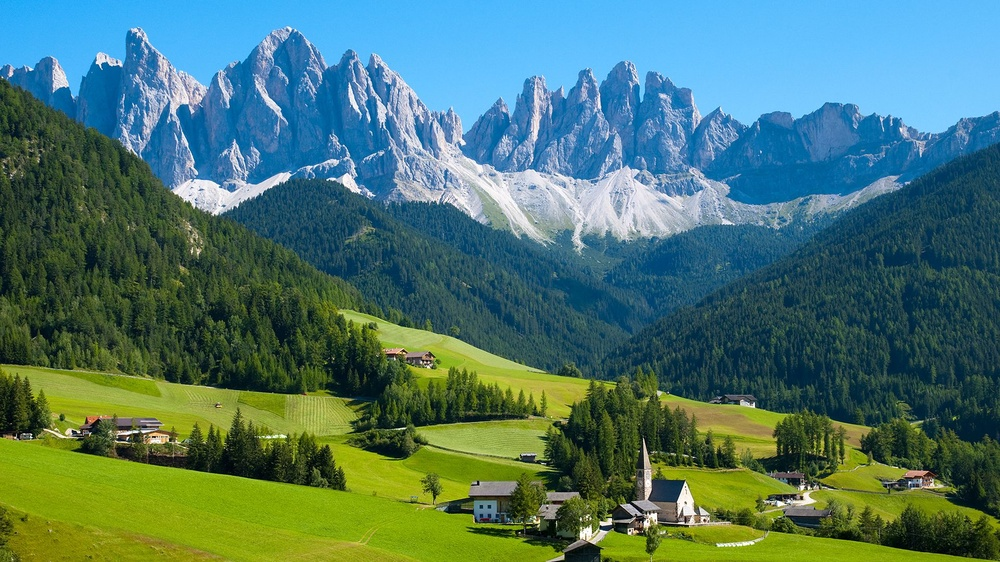
//> input picture CartoonGAN/images/caynui.jpg, 1000 x 562 px, shrunk from 1920 x 1080 before the run
$ ./Toonify   (built with g++ and OpenCV 4)
//> lines starting //> are read from the running program, lines starting //| are printed output that depends on the picture
#include <opencv2/opencv.hpp>
#include <opencv2/photo.hpp>
#include <vector>
#include <stack>
#include <map>
#include <cassert>
#include <limits>

using namespace cv;
using namespace std;

struct lessVec3b {
	bool operator()(Vec3b const& lhs, Vec3b const& rhs) const {
		return (lhs[2] != rhs[2]) ? (lhs[2] < rhs[2]) : ((lhs[1] != rhs[1]) ? (lhs[1] < rhs[1]) : (lhs[0] < rhs[0]));
	}
};

typedef map<Vec3b, uint64_t, lessVec3b> map_type;

void reduce_colors_kmeans(Mat3b const& src, Mat3b& dst, int num_colors, vector<int>& labels, Mat1f& colors, map_type& palette) { // Giảm số màu trên từng vùng
	int n = src.rows * src.cols;
	Mat data = src.reshape(1, n);
	data.convertTo(data, CV_32F);

	labels.reserve(n);
	kmeans(data, num_colors, labels, TermCriteria(), 1, KMEANS_PP_CENTERS, colors);

	for (int i = 0; i < n; i++) {
		int label = labels[i];
		data.at<float>(i, 0) = colors(label, 0);
		data.at<float>(i, 1) = colors(label, 1);
		data.at<float>(i, 2) = colors(label, 2);
		Vec3b color(colors(label, 0), colors(label, 1), colors(label, 2));
		auto it = palette.find(color);
		if (it == palette.end()) palette[color] = 1;
		else palette[color]++;
	}
	Mat reduced = data.reshape(3, src.rows);
	reduced.convertTo(dst, CV_8U);
}

void print_color_numbers(Mat3b& dst, int rows, int cols, vector<int> const& labels, vector<Point2f> const& centroids, Mat1f const& colors, map_type& palette) { // Xác định và tìm màu trong pallete, đánh số màu tương ứng với mỗi vùng
	static const float font_scale = 1.0;
	static const float thickness = 0.5;

	assert(labels.size() == centroids.size());

	static const size_t step = 1;
	for (size_t i = 0; i < centroids.size(); i += step) {
		if (i > centroids.size()) break;
		auto centroid = centroids[i];
		int label = labels[i];

		Vec3b color(colors(label, 0), colors(label, 1), colors(label, 2));

		auto it = palette.find(color);
		assert(it != palette.end());
		auto color_id = (*it).second;
		cout << "Region " << i << ": color_id " << color_id << endl;

		putText(dst, to_string(color_id), centroid, FONT_HERSHEY_PLAIN, font_scale, CV_RGB(255, 0, 0), thickness);
	}
}

void reshape2d(vector<int> const& labels, vector<vector<int>>& labels2d, int num_rows, int num_cols) {
	assert(labels.size() == num_rows * num_cols);
	labels2d.resize(num_rows, vector<int>());
	for (int i = 0; i != num_rows; i++) {
		labels2d[i].resize(num_cols);
		memcpy(&labels2d[i][0], &labels[i * num_cols], sizeof(int) * num_cols);
	}
}

bool is_valid(int r, int c, vector<vector<int>> const& labels2d) {
	return r >= 0 && r < labels2d.size() && c >= 0 && c < labels2d[0].size();
}

void visit(vector<vector<int>> const& labels2d, int r, int c, int label, vector<vector<bool>>& visited, vector<Point2f>& region) { // Duyệt DFS trên một vùng màu
	assert(r >= 0);
	assert(c >= 0);
	assert(r < labels2d.size());
	assert(c < labels2d[0].size());
	assert(labels2d[r][c] == label);

	if (visited[r][c]) return;

	stack<Point2f> st;
	vector<int> r_move = { -1, -1, -1, 0, 0, 1, 1, 1 };
	vector<int> c_move = { -1, 0, 1, -1, 1, -1, 0, 1 };
	st.emplace(r, c);

	while (!st.empty()) {
		auto point = st.top();
		st.pop();
		r = point.x;
		c = point.y;
		if (!visited[r][c]) {
			visited[r][c] = true;
			region.emplace_back(r, c);

			for (int i = 0; i < 8; i++) {
				if (is_valid(r + r_move[i], c + c_move[i], labels2d) && !visited[r + r_move[i]][c + c_move[i]] && labels2d[r + r_move[i]][c + c_move[i]] == label) {
					st.emplace(r + r_move[i], c + c_move[i]);
				}
			}
		}
	}
}

void visit(vector<vector<int>> const& labels2d, vector<vector<Point2f>>& regions) { // Tính tất cả các vùng màu
	int num_rows = labels2d.size();
	int num_cols = labels2d[0].size();

	vector<vector<bool>> visited(num_rows, vector<bool>(num_cols));

	for (int r = 0; r < num_rows; r++) {
		for (int c = 0; c < num_cols; c++) {
			vector<Point2f> region;
			int label = labels2d[r][c];
			visit(labels2d, r, c, label, visited, region); // Duyệt vùng màu cụ thể
			if (region.size() > 0) regions.push_back(region); // Thêm vào mảng regions
		}
	}
}

Point2f compute_centroid(vector<Point2f> const& region) {
	int K = 10;
	if (region.size() < K) K = region.size();
	const static int ITERATIONS = 3;
	vector<int> labels;
	vector<Point2f> centers;
	labels.reserve(region.size());
	kmeans(region, K, labels, TermCriteria(), ITERATIONS, KMEANS_PP_CENTERS, centers);

	vector<double> distances;
	distances.reserve(centers.size());

	for (auto p : centers) {
		double sum = 0.0;
		for (auto q : centers) {
			sum += norm(p - q);
			distances.push_back(sum);
		}
	}

	uint64_t index = min_element(distances.begin(), distances.end()) - distances.begin();
	assert(index < centers.size());
	auto center = centers[index];

	return { center.y, center.x };
}

// Sử dụng Canny để nhận diện nét
void auto_canny(Mat3b& src, Mat& canny, string const& filename) {
	Mat detected_edges;
	Canny(src, detected_edges, 1, 1, 3);
	canny = ~detected_edges;
}

int main() {
	string filename = "images\\caynui.jpg";
	int num_colors = 20;
	int blur_level = 21;
	Mat3b read = imread(filename);
//> read is the input picture: 562 rows x 1000 cols, CV_8UC3; mean B, G, R 107.8, 118.1, 76.5
	float scale_factor = 1.0;


	// Chỉnh lại kích cỡ ảnh theo scale factor
	Mat3b img;
	resize(read, img, Size(), scale_factor, scale_factor);


	// Làm mịn ảnh để giảm nhiễu
	Mat3b blurred;
	medianBlur(img, blurred, blur_level);
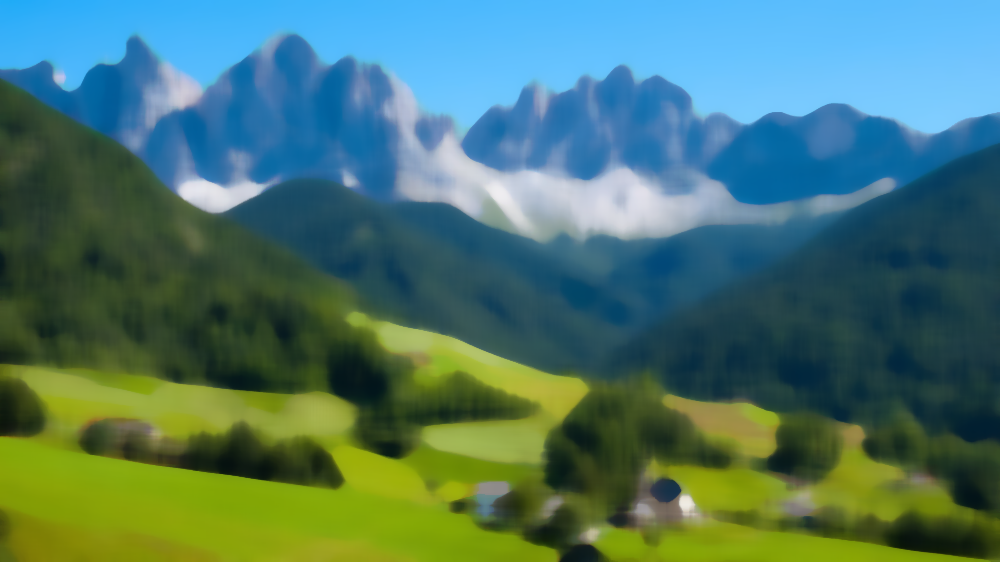
//> blurred: 562 rows x 1000 cols, CV_8UC3; mean B, G, R 106.1, 117.4, 75

	// Áp dụng bilateral filtering
	Mat3b filtered;
	bilateralFilter(blurred, filtered, 9, 17, 17);

	// giảm số lượng màu
	Mat3b reduced;
	vector<int> labels;
	Mat1f colors;
	map_type palette;
	reduce_colors_kmeans(filtered, reduced, num_colors, labels, colors, palette);
//> in reduce_colors_kmeans, `kmeans(data, num_colors, labels, TermCriteria(), 1, KMEANS_PP_CENTERS,..`: labels = 562000 items; colors = 20 rows, first 8: [128.7, 100.3, 47.4], [32, 58.72, 40.94], [252.7, 194.9, 105], [11.44, 163.6, 138], [105, 77.47, 23.87], [219.3, 207.9, 202.9], [60.42, 141, 136.2], [162, 104.3, 13.94]
//> the loop in reduce_colors_kmeans, `for (int i = 0; i < n; i++)` made 562000 passes
//> (label, color) on passes 1 to 3: (9, [250, 182, 71]), (9, [250, 182, 71]), (9, [250, 182, 71])
//> in reduce_colors_kmeans, `Mat reduced = data.reshape(3, src.rows);`:
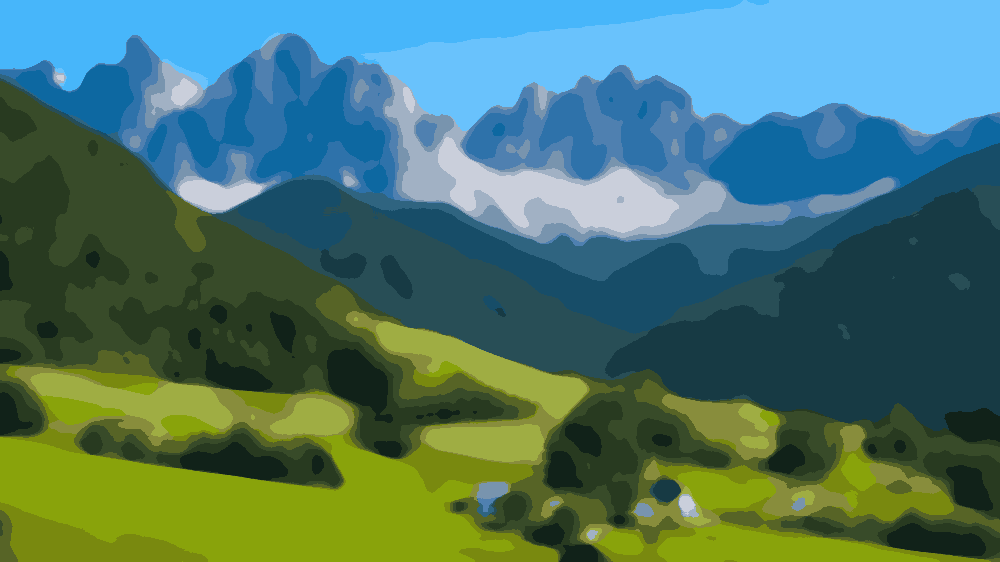
//> reduced: 562 rows x 1000 cols, CV_32FC3; mean B, G, R 105.9, 117.6, 74.7
//> labels = 562000 items; palette = 20 items

	// Tính toán thang màu
	static const double MIN_AREA = 0.1;
	cout << "Rows: " << img.rows << endl;
//| Rows: 562
	cout << "Cols: " << img.cols << endl;
//| Cols: 1000
	uint64_t area = img.rows * img.cols;

	uint64_t count = 0;
	for (auto& color : palette) {
		double color_area = (color.second * 100.0) / area;
		if (color_area > MIN_AREA) count++;
	}
//> this loop made 20 passes
//> color_area on passes 1 to 8: 5.06, 3.42, 9.73, 4.7, 8.25, 5.12, 4.59, 1.9
//> after the loop, count = 20

	static const uint64_t PALETTE_SIZE = 150;
	static const uint64_t OFFSET = 50;

	// In các màu tính được và gán id từng màu
	Mat3b palette_img(PALETTE_SIZE + OFFSET, count * PALETTE_SIZE);
//> palette_img: 200 rows x 3000 cols, CV_8UC3; every value is 0
	palette_img.setTo(Scalar(255, 255, 255));
//> palette_img: 200 rows x 3000 cols, CV_8UC3; every value is 255
	uint64_t id = 1;

	for (auto& color : palette) {
		double color_area = (color.second * 100.0) / area;
		if (color_area > MIN_AREA) {
			color.second = id;
			cout << "Color " << color.second << ": rgb(" << int(color.first[2]) << ", " << int(color.first[1]) << ", " << int(color.first[0]) << ")" << " \t - Area: " << color_area << "%" << endl;

			uint64_t base = (id - 1) * PALETTE_SIZE;
			for (uint64_t i = 0; i < PALETTE_SIZE; i++) {
				for (uint64_t j = 0; j < PALETTE_SIZE; j++) {
					palette_img.at<Vec3b>(j + OFFSET, base + i) = color.first;
				}
			}

			putText(palette_img, to_string(id), Point(base + PALETTE_SIZE / 2 - 10, OFFSET / 2 + 10), FONT_HERSHEY_PLAIN, 2, CV_RGB(0, 0, 0), 2);
			id += 1;
		}
	}
//> this loop made 20 passes
//> (color_area, base) on passes 2 to 9: (3.42, 150), (9.73, 300), (4.7, 450), (8.25, 600), (5.12, 750), (4.59, 900), (1.9, 1050), (9.39, 1200)
//> (printed output is left out)
//> pass 3, `putText(palette_img, to_string(id), Point(base + PALETTE_SIZE / 2 - 10..`:
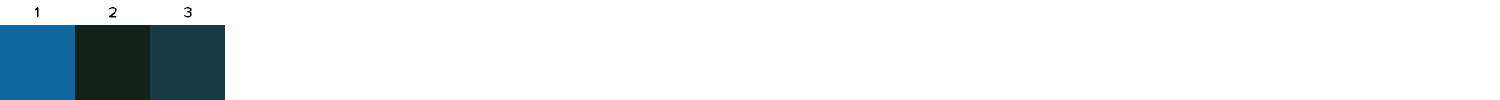
//> palette_img: 200 rows x 3000 cols, CV_8UC3 (shown at 1/2 size); mean B, G, R 235.7, 233.5, 228.2
//> after the loop:
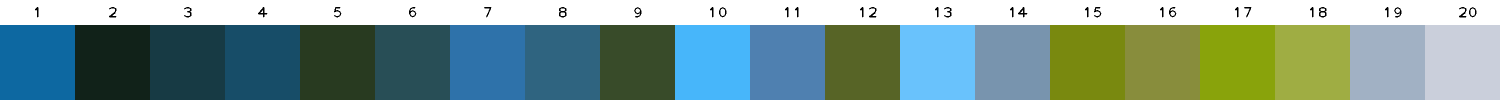
//> palette_img: 200 rows x 3000 cols, CV_8UC3 (shown at 1/2 size); mean B, G, R 147.6, 154.1, 125.4
//> after the loop, id = 21

	imwrite(filename + ".palette.jpeg", palette_img); // Ghi ra thang màu trong ảnh output

	vector<vector<int>> labels2d;
	reshape2d(labels, labels2d, img.rows, img.cols);
//> in reshape2d, `labels2d.resize(num_rows, vector<int>());`: labels2d = 562 items
//> labels2d = 562 items

	// Tính toán diện tích các vùng màu
	vector<vector<Point2f>> regions;
	visit(labels2d, regions);
//> in visit, `int num_rows = labels2d.size();`: num_rows = 562
//> in visit, `int num_cols = labels2d[0].size();`: num_cols = 1000
//> in visit, `vector<vector<bool>> visited(num_rows, vector<bool>(num_cols));`: visited = 562 items
//> after the loop in visit, `for (int r = 0; r < num_rows; r++)`: regions = 922 point lists
//> regions = 922 point lists
	cout << "Visit done!" << endl;

	// Nhận diện nét bằng Canny và hợp nhất thành kết quả
	Mat canny;
	auto_canny(reduced, canny, filename);
//> in auto_canny, `Canny(src, detected_edges, 1, 1, 3);`:
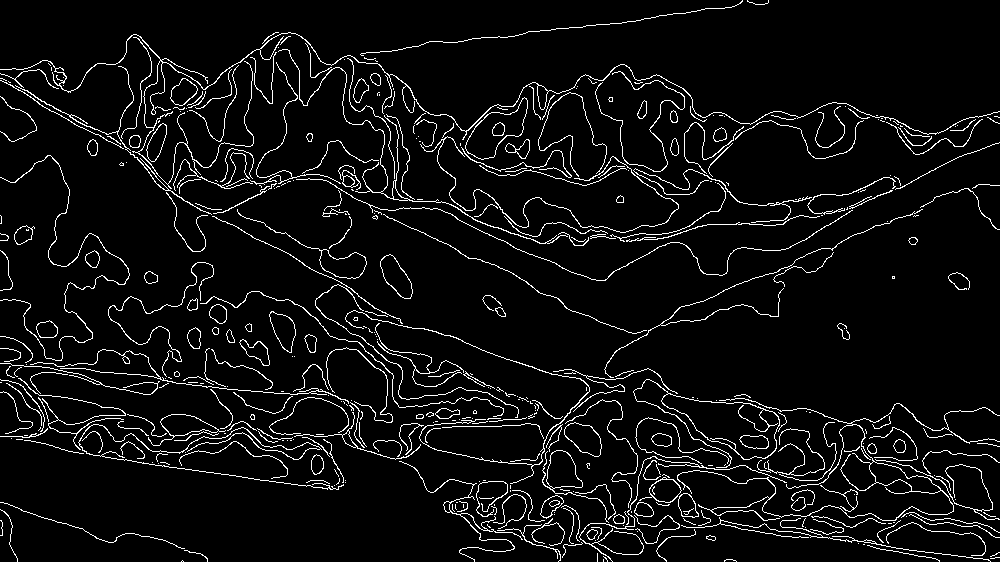
//> detected_edges: 562 rows x 1000 cols, CV_8UC1; 5.7% white in thin lines or dots
	imwrite(filename + ".canny.jpeg", canny); // Phiên bản nét của ảnh sau khi nhận diện bằng Canny
	imwrite(filename + ".toonified.jpeg", reduced); // Ảnh kết quả
	Mat3b canny3b = imread((filename + ".canny.jpeg").c_str());
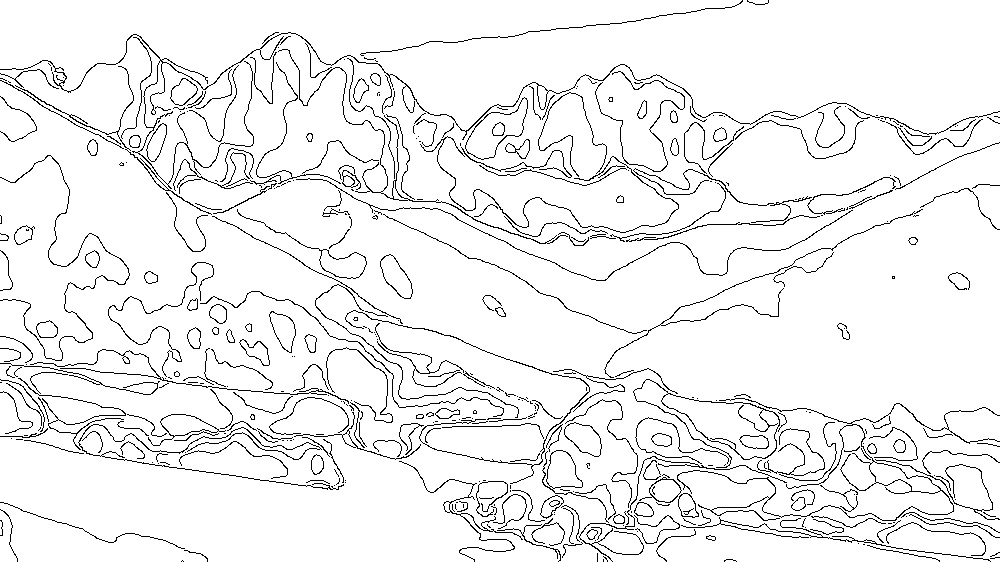
//> canny3b: 562 rows x 1000 cols, CV_8UC3; min 0, max 255, mean 240.1
	cout << "Done!" << endl;

	// Tính toán tâm của các vùng màu
	vector<Point2f> centroids;
	centroids.reserve(regions.size());
	vector<int> final_labels;
	final_labels.reserve(regions.size());

	uint64_t sum = 0;

	for (uint64_t i = 0; i < regions.size(); i++) {
		auto const& region = regions[i];
		sum += region.size();
		double color_area = (region.size() * 100.0) / area;
		if (color_area > MIN_AREA / 10) {
			auto centroid = compute_centroid(region);
			centroids.push_back(centroid);
			auto first_point = region.front();
			uint64_t index = first_point.x * img.cols + first_point.y;
			int label = labels[index];

			final_labels.push_back(label);
		}
	}
//> this loop made 922 passes
//> (sum, color_area, center in compute_centroid, centroid, first_point, index, label) on passes 1 to 5: (33336, 5.93, Point(18.41, 491.1), Point(491.1, 18.41), Point(0, 0), 0, 9), (87686, 9.67, Point(45.64, 676.2), Point(676.2, 45.64), Point(0, 743), 743, 2), (87769, 0.0148, Point(3.2, 760.5), Point(760.5, 3.2), Point(0, 747), 747, 9), (87835, 0.0117, Point(37.7, 269.3), Point(269.3, 37.7), Point(32, 277), 32277, 2), (90869, 0.54, Point(85.82, 264.9), Point(264.9, 85.82), Point(33, 287), 33287, 8)

	assert(sum == area);
	cout << "#ignore " << sum << endl;
//| #ignore 562000

	print_color_numbers(canny3b, img.rows, img.cols, final_labels, centroids, colors, palette);
//> the loop in print_color_numbers, `for (size_t i = 0; i < centroids.size(); i += step)` made 236 passes
//| Region 0: color_id 10
//| Region 1: color_id 13
//| Region 2: color_id 10
//| Region 3: color_id 13
//| Region 4: color_id 11
//> (output is shown up to pass 5 of 236)
//> after the loop in print_color_numbers, `for (size_t i = 0; i < centroids.size(); i += step)`:
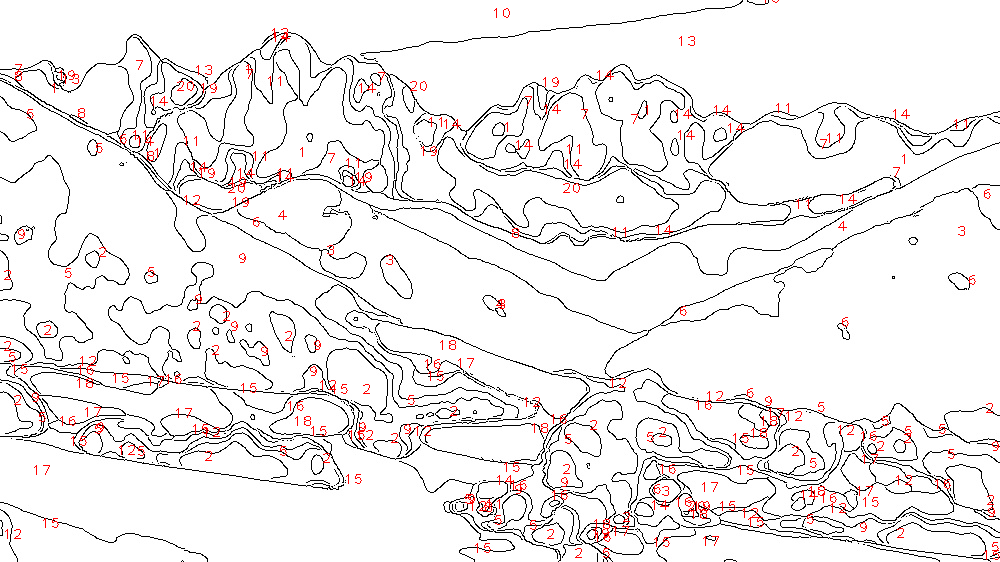
//> dst: 562 rows x 1000 cols, CV_8UC3; mean B, G, R 237.5, 237.5, 240.5
	imwrite(filename + "annotated.jpeg", canny3b); // Phiên bản nét được đánh số theo từng vùng

	return 0;
}

$ run again, with CartoonGAN/images/HL.jpg copied over CartoonGAN/images/caynui.jpg
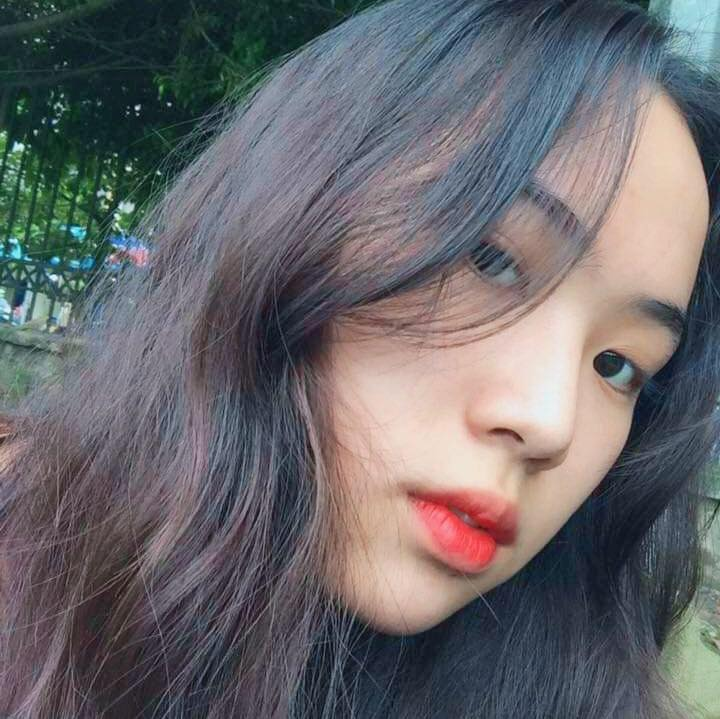
//> input picture CartoonGAN/images/HL.jpg, 720 x 719 px
//> read is the input picture: 719 rows x 720 cols, CV_8UC3; mean B, G, R 107.6, 104.4, 106
//> in reduce_colors_kmeans, `kmeans(data, num_colors, labels, TermCriteria(), 1, KMEANS_PP_CENTERS,..`: labels = 517680 items; colors = 20 rows, first 8: [181.4, 196.5, 225.8], [110.7, 105.2, 117.5], [42.93, 40.59, 21.07], [151.6, 165.6, 182.8], [134.1, 123.7, 119.8], [80.43, 68.41, 62.6], [68.66, 93.4, 49.21], [66.15, 55.81, 51.69]
//> the loop in reduce_colors_kmeans, `for (int i = 0; i < n; i++)` made 517680 passes
//> (label, color) on passes 1 to 3: (16, [54, 47, 37]), (16, [54, 47, 37]), (16, [54, 47, 37])
//> `reduce_colors_kmeans(filtered, reduced, num_colors, labels, colors, pa..`: labels = 517680 items; palette = 20 items
//| Rows: 719
//| Cols: 720
//> the loop `for (auto& color : palette)` made 20 passes
//> color_area on passes 1 to 8: 9.44, 6.94, 2.16, 7.52, 6.1, 4.41, 6.55, 6.41
//> after the loop `for (auto& color : palette)`: count = 20
//> the loop `for (auto& color : palette)` made 20 passes
//> (color_area, base) on passes 2 to 9: (6.94, 150), (2.16, 300), (7.52, 450), (6.1, 600), (4.41, 750), (6.55, 900), (6.41, 1050), (5.87, 1200)
//> (printed output is left out)
//> after the loop `for (auto& color : palette)`:
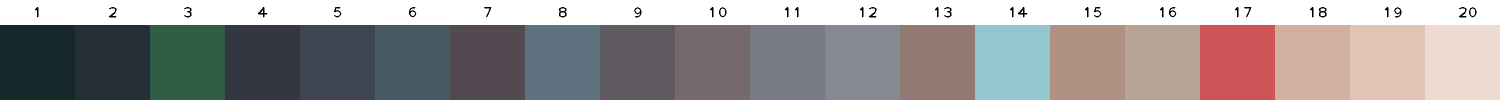
//> palette_img: 200 rows x 3000 cols, CV_8UC3 (shown at 1/2 size); mean B, G, R 150.2, 149.9, 154.7
//> after the loop `for (auto& color : palette)`: id = 21
//> in reshape2d, `labels2d.resize(num_rows, vector<int>());`: labels2d = 719 items
//> num_rows = 719
//> num_cols = 720
//> visited = 719 items
//> after the loop in visit, `for (int r = 0; r < num_rows; r++)`: regions = 886 point lists
//> detected_edges: 719 rows x 720 cols, CV_8UC1; 7% white in thin lines or dots
//> canny: 719 rows x 720 cols, CV_8UC1; 93% white; black in thin lines or dots
//> the loop `for (uint64_t i = 0; i < regions.size(); i++)` made 886 passes
//> (sum, color_area, center in compute_centroid, centroid, first_point, index, label) on passes 1, 5, 6, 7, 9: (2642, 0.51, Point(34.48, 28.89), Point(28.89, 34.48), Point(0, 0), 0, 16), (38297, 6.88, Point(20.46, 300.7), Point(300.7, 20.46), Point(0, 112), 112, 2), (38559, 0.0506, Point(10.52, 350.6), Point(350.6, 10.52), Point(0, 365), 365, 16), (38650, 0.0176, Point(9.56, 359.2), Point(359.2, 9.56), Point(0, 375), 375, 7), (38751, 0.0178, Point(4.38, 377), Point(377, 4.38), Point(0, 380), 380, 19)
//| #ignore 517680
//> the loop in print_color_numbers, `for (size_t i = 0; i < centroids.size(); i += step)` made 192 passes
//| Region 0: color_id 2
//| Region 1: color_id 1
//| Region 2: color_id 2
//| Region 3: color_id 4
//| Region 4: color_id 6
//> (output is shown up to pass 5 of 192)
//> after the loop in print_color_numbers, `for (size_t i = 0; i < centroids.size(); i += step)`:
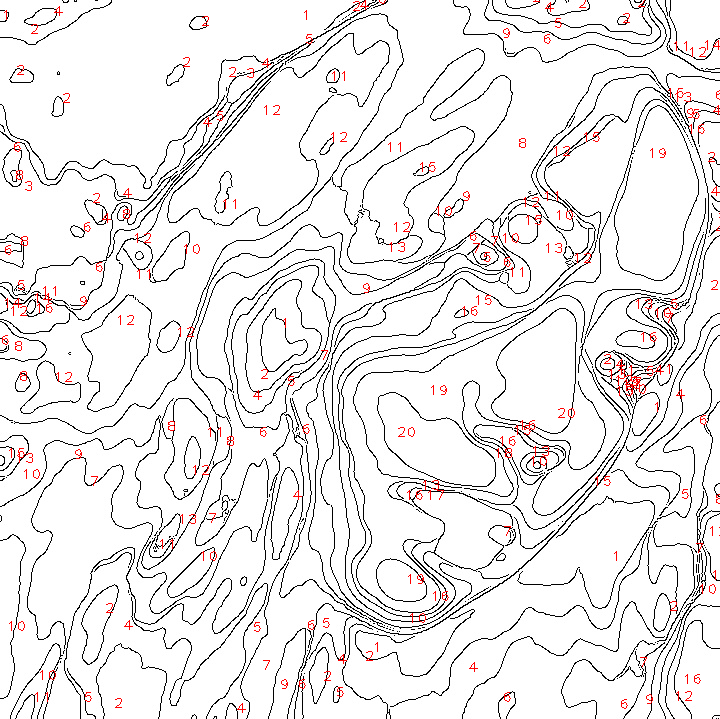
//> dst: 719 rows x 720 cols, CV_8UC3; mean B, G, R 234.7, 234.7, 237.2
